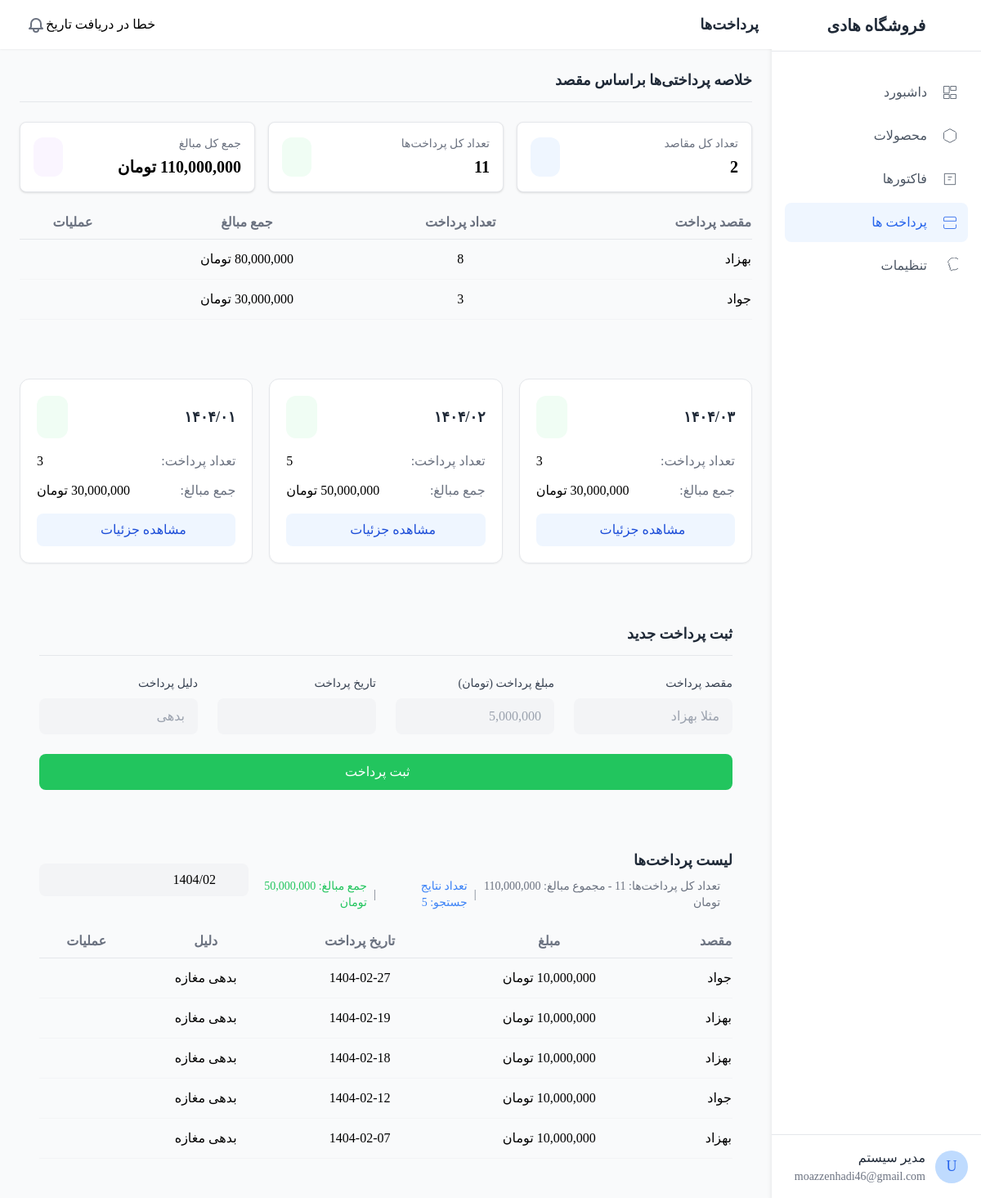
Screenshot of /pay.php?search=1404/02 with the database file from the repository.
### tables this page shows
CREATE TABLE IF NOT EXISTS `payments` (
  `id` int NOT NULL AUTO_INCREMENT,
  `destination` varchar(100) NOT NULL,
  `amount` decimal(15,2) NOT NULL,
  `payment_date` date NOT NULL,
  `reason` varchar(255) DEFAULT NULL,
  `created_at` timestamp NULL DEFAULT CURRENT_TIMESTAMP,
  `updated_at` timestamp NULL DEFAULT CURRENT_TIMESTAMP ON UPDATE CURRENT_TIMESTAMP,
  PRIMARY KEY (`id`)
);

### pay.php (the view, shortened to what the rows shown need)
<!DOCTYPE html>
<html lang="en" dir="rtl">
<head>
    <script src="tailwind.js"></script>
    <link href="css-library.css" rel="stylesheet">
</head>
<body class="bg-gray-50">
    <div class="flex h-screen overflow-hidden">
        <div class="flex-1 overflow-auto">
            <?php include("header.php");?>
<div class="glass-card p-6 rounded-xl mb-6">
    <div class="overflow-x-auto">
        <table class="w-full">
            <thead>
                <tr class="text-gray-500 border-b border-gray-200">
                    <th class="pb-2 text-right">مقصد پرداخت</th>
                    <th class="pb-2 text-center">تعداد پرداخت</th>
                    <th class="pb-2 text-center">جمع مبالغ</th>
                    <th class="pb-2 text-center">عملیات</th>
                </tr>
            </thead>
        </table>
    </div>
</div>
            <main class="p-6">
                <div class="glass-card p-6 rounded-xl">
                    <div class="overflow-x-auto">
                        <table class="w-full product-table">
                            <thead>
                                <tr class="text-gray-500 border-b border-gray-200">
                                    <th class="pb-2 text-right">مقصد</th>
                                    <th class="pb-2 text-center">مبلغ</th>
                                    <th class="pb-2 text-center">تاریخ پرداخت</th>
                                    <th class="pb-2 text-center">دلیل</th>
                                    <th class="pb-2 text-center">عملیات</th>
                                </tr>
                            </thead>
                            <tbody>
                                <?php
                                $conn = new mysqli("localhost", "root", "", "salam");
                                if (isset($_GET['search'])) {
                                    $searchTerm = $_GET['search'];
                                    if (preg_match('/^[0-9]{4}\/[0-9]{2}$/', $searchTerm)) {
                                        $persianDate = str_replace('/', '-', $searchTerm);
                                        $sql = "SELECT * FROM payments
                                                WHERE destination LIKE '%$searchTerm%'
                                                OR payment_date LIKE '$persianDate%'
                                                ORDER BY id DESC";
                                    } else {
                                        $sql = "SELECT * FROM payments
                                                WHERE destination LIKE '%$searchTerm%'
                                                OR payment_date LIKE '%$searchTerm%'
                                                ORDER BY id DESC";
                                    }
                                } else {
                                    $sql = "SELECT * FROM payments ORDER BY id DESC";
                                }
                                $result = $conn->query($sql);
                                if ($result->num_rows > 0) {
                                    while ($row = $result->fetch_assoc()) {
                                        echo '<tr class="border-b border-gray-100 hover:bg-gray-50">';
                                        echo '<td class="py-3 text-right">' . htmlspecialchars($row['destination']) . '</td>';
                                        echo '<td class="py-3 text-center">' . number_format($row['amount']) . ' تومان</td>';
                                        echo '<td class="py-3 text-center">' . htmlspecialchars($row['payment_date']) . '</td>';
                                        echo '<td class="py-3 text-center">' . htmlspecialchars($row['reason']) . '</td>';
                                        echo '<td class="py-3 text-center">';
                                        echo '<a href="delete_payment.php?id=' . $row['id'] . '" class="text-red-500 hover:text-red-700 transition duration-200" title="حذف">';
                                        echo '<i class="fas fa-trash-alt"></i>';
                                        echo '</a>';
                                        echo '</td>';
                                        echo '</tr>';
                                    }
                                } else {
                                    echo '<tr><td colspan="5" class="py-4 text-center text-gray-500">پرداختی یافت نشد</td></tr>';
                                }
                                ?>
                            </tbody>
                        </table>
                    </div>
                </div>
            </main>
        </div>
    </div>
</body>
</html>

### rows the page displays
payments: destination "جواد", amount "10,000,000", payment_date "1404-02-27", reason "بدهی مغازه"
payments: destination "بهزاد", amount "10,000,000", payment_date "1404-02-19", reason "بدهی مغازه"
payments: destination "بهزاد", amount "10,000,000", payment_date "1404-02-18", reason "بدهی مغازه"
payments: destination "جواد", amount "10,000,000", payment_date "1404-02-12", reason "بدهی مغازه"
payments: destination "بهزاد", amount "10,000,000", payment_date "1404-02-07", reason "بدهی مغازه"

### other values shown
$item['text'] "داشبورد"
$item['text'] "محصولات"
$item['text'] "فاکتورها"
$item['text'] "پرداخت ها"
$item['text'] "تنظیمات"
$pageTitle "پرداخت‌ها"
count($destinations) "2"
$overall['total_count'] "11"
$overall['overall_amount'] "110,000,000"
$destination['destination'] "بهزاد"
$destination['payment_count'] "8"
$destination['total_amount'] "80,000,000"
$destination['destination'] "جواد"
$destination['payment_count'] "3"
$destination['total_amount'] "30,000,000"
